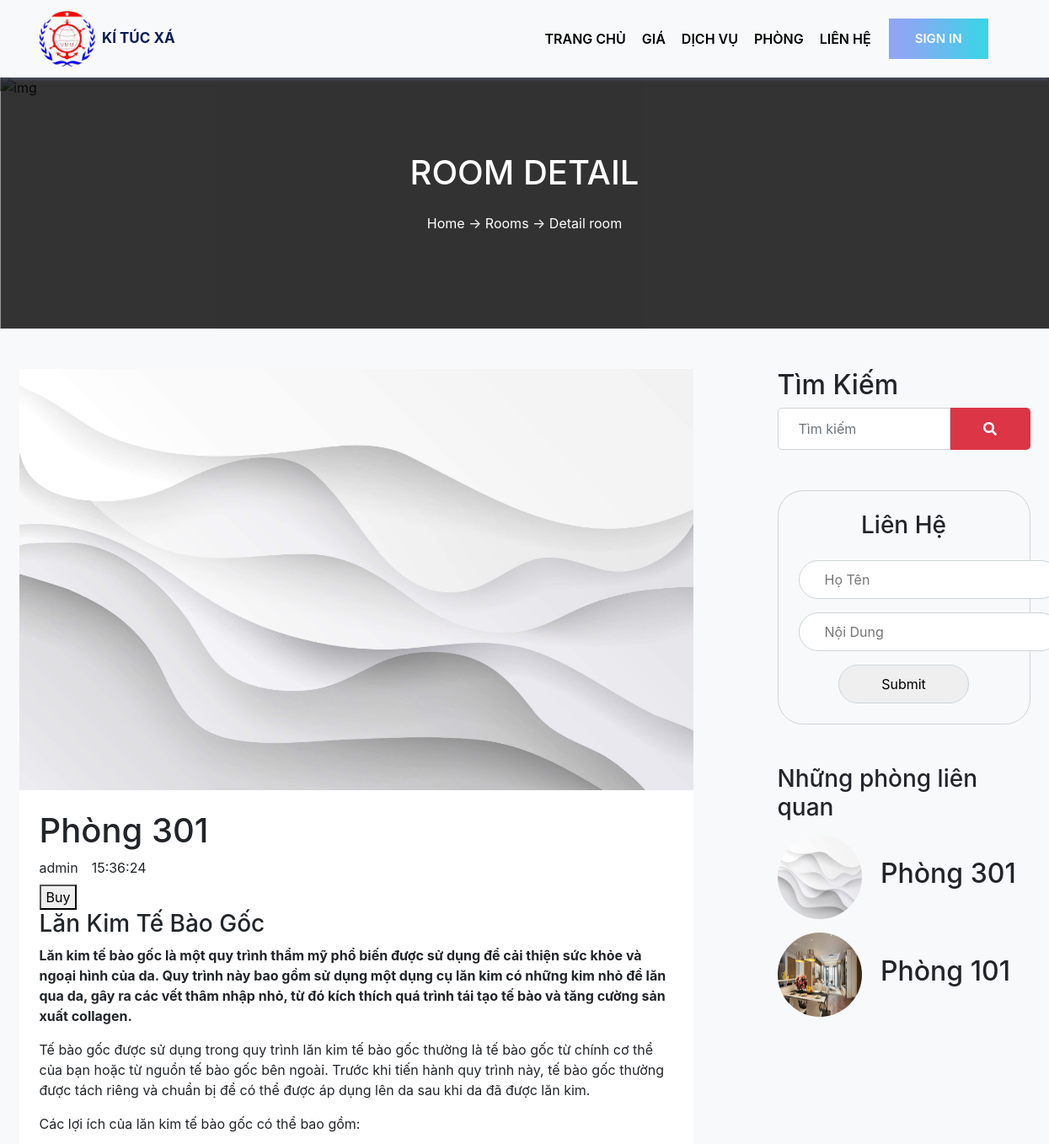
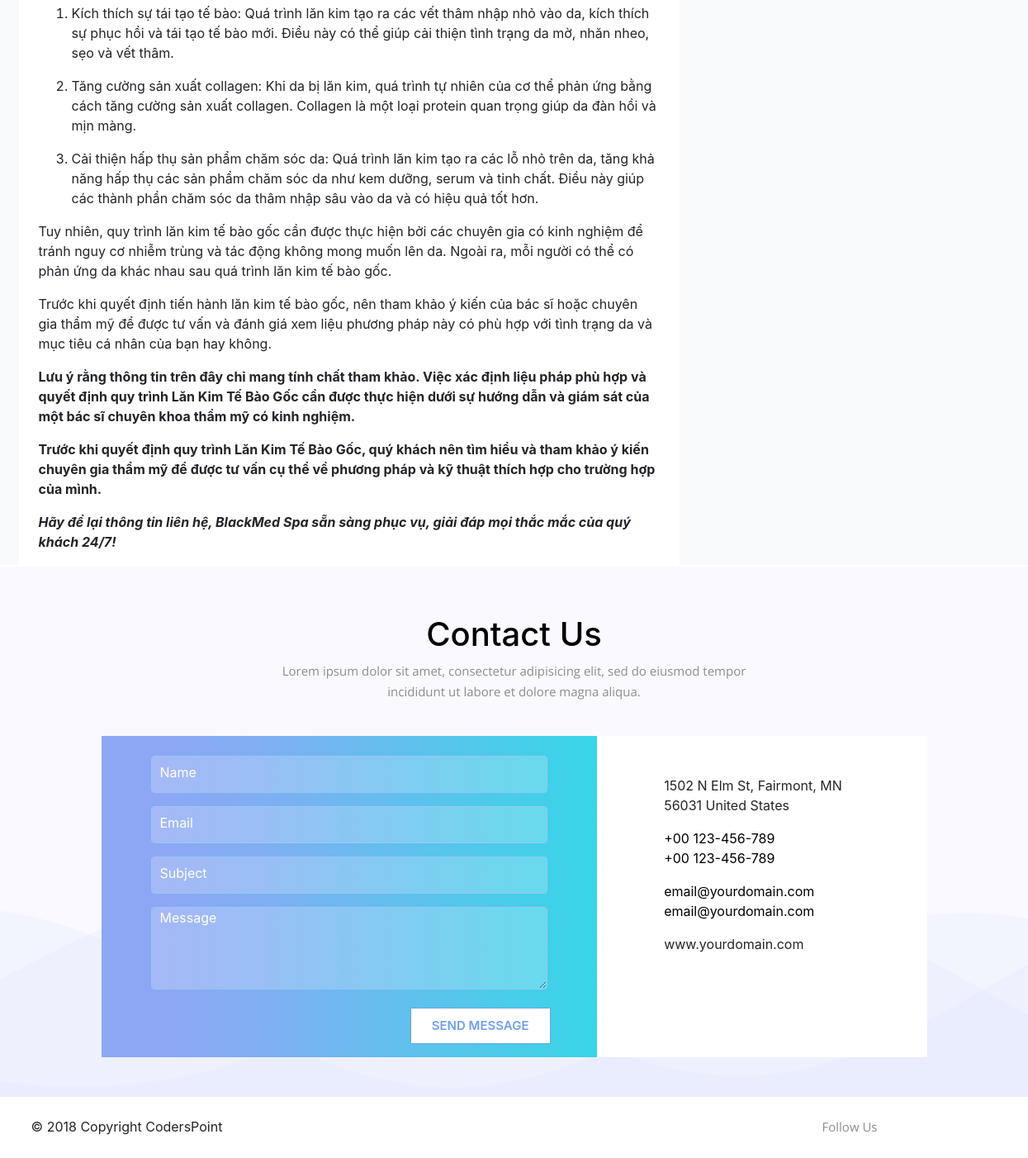
The app's page /front_end/room-detail.php?id=1 with its own data (2 pictures, top to bottom).
### tables this page shows
CREATE TABLE `phong` (
  `id` int(11) NOT NULL,
  `ten_phong` text NOT NULL,
  `suc_chua` text NOT NULL,
  `id_tang` int(11) NOT NULL,
  `gia` decimal(10,2) NOT NULL,
  `trang_thai` text NOT NULL,
  `anh_dai_dien` varchar(500) DEFAULT NULL,
  `anh_khac` varchar(1000) DEFAULT NULL,
  `noi_dung` text DEFAULT NULL,
  `mo_ta` text DEFAULT NULL,
  `nguoi_tao` text DEFAULT NULL
);

### config/database.php (called while the page is built, shortened)
<?php
class Database {
    private $host = servername;
    private $user = username;
    private $password = password;
    private $dbname = dbname;
    private $link;
    private function connectDB() {
        $this->link = new mysqli($this->host, $this->user, $this->password, $this->dbname);
    }
    public function select($query) {
        $result = $this->link->query($query) or die($this->link->error . __LINE__);
        if ($result->num_rows > 0) {
            return $result;
        } else {
            return false;
        }
    }
}
?>

### front_end/room-detail.php (the view, shortened to what this page needs)
<?php include 'header.php'?>
<?php
include '../config/database.php';
$db = new Database();
$id = $_GET['id'];
$sqlphong = "SELECT * FROM phong where id = $id";
$resultphong = $db->select($sqlphong);
if ($resultphong->num_rows > 0) {
while ($row = $resultphong->fetch_assoc()) {
?>
<div class="title-phong">
    <div class="img-title">
    </div>
    <div class="content-title-header text-center">
        <h3 class="big-text p-3 title-room">
            ROOM DETAIL
        </h3>
        <div class="breadcrumbs">
            <a href="main.php">Home</a> <span> -> </span><a href="rooms.php"> Rooms </a> <span> -> </span> <a
                    href="room-detail.php"> Detail room</a>
        </div>
    </div>
</div>
<div id="detail-phong" class="bg-light">
    <div class="container">
        <div class="row">
            <div class="col-md-8 bg-white p-0 mt-5 content-detail">
                <div class="owl-carousel">
                    <div class="item h-100">
                        <img src="../assets/img/<?php echo $row['anh_dai_dien']; ?>" class="img-phong img-fluid img-responsive h-100" alt="<?php echo $row['ten_phong']; ?>">
                    </div>
                </div>
                <div class="main-content px-4">
                    <div class="name-phone">
                        <h1><?php echo $row['ten_phong']; ?></h1>
                    </div>
                    <div class="thongtin d-flex">
                        <span class="mr-3"><?php echo $row['nguoi_tao']; ?></span>
                        <span id="real-time"></span>
                    </div>
                    <button class="but-buy">
                        <p class="m-0">Buy</p>
                    </button>
                    <div class="detail-phone">
                        <?php echo $row['noi_dung']; ?>
                    </div>
                </div>
            </div>
            <div class="col-md-1"></div>
            <div class="col-md-3 mt-5 p-0">
                <h2>Tìm Kiếm</h2>
                <div class="tim-kiem">
                    <div class="row">
                        <div class="col-8 pr-0">
                            <input type="text" placeholder="Tìm kiếm" class="form-control p-4" id="search" name="search">
                        </div>
                        <div class="col-4 pl-0">
                            <div class="container-icon bg-danger text-center">
                                <i class="fa fa-search"></i>
                            </div>
                        </div>
                    </div>
                </div>
                <div class="form-lien-he p-4 my-5">
                    <h3 class="text-center pb-3">Liên Hệ</h3>
                    <div class="form text-center">
                        <input type="text" placeholder="Họ Tên" class="hvt input-form-sidebar mb-3" name="hvt">
                        <input type="text" placeholder="Nội Dung" class="noi-dung input-form-sidebar mb-3" name="noidung">
                        <input type="submit" class="butn but-lien-he" >
                    </div>
                </div>
                <h3 class="my-3">Những phòng liên quan</h3>
                <div class="phong-relative">
                    <?php
                    $sqlphonglienquan = "SELECT * FROM phong";
                    $resultphonglienquan = $db->select($sqlphonglienquan);
                    if ($resultphonglienquan->num_rows > 0) {
                        while ($row = $resultphonglienquan->fetch_assoc()) {
                            ?>
                            <div class="row mb-3">
                                <div class="img-avatar col-5">
                                    <img src="../assets/img/<?php echo $row['anh_dai_dien']; ?>" class="img-phong-rel img-fluid h-100" alt="<?php echo $row['ten_phong']; ?>">
                                </div>
                                <div class="col-7 d-flex align-items-center p-0">
                                    <h2><?php echo $row['ten_phong']; ?></h2>
                                </div>
                            </div>
                            <?php
                        }
                    }
                    ?>
                </div>
            </div>
        </div>
    </div>
</div>
<div id="slide-10">
    <div class="container pb-5">
        <div class="column-word text-center">
            <div class ="row1-slide10">
                <h2 class="big-text">Contact Us</h2>
            </div>
            <div class ="row2-slide10">
                <p class ="small-text no-margin">Lorem ipsum dolor sit amet, consectetur adipisicing elit, sed do eiusmod tempor
                </p>
                <p class ="small-text no-margin">incididunt ut labore et dolore magna aliqua.</p>
            </div>
        </div>
        <div class="row justify-content-center">
            <form class="col-12 col-lg-6 container1-slide10 text-center pt-4 no-padding">
                <div class="form-group">
                    <input type="text" id="name" class="form-control in" placeholder="Name">
                </div>
                <div class="form-group">
                    <input type="email" id="email" class="form-control in" placeholder="Email">
                </div>
                <div class="form-group">
                    <input type="text" id="subject" class="form-control in" placeholder="Subject">
                </div>
                <div class="form-group">
                    <textarea class="form-control in text-mes" id="message" rows="3" cols="3" placeholder="Message"></textarea>
                </div>
                <div class="form-group text-right pr-5 mr-2">
                    <button class="btn butn text-and-border-color-blue" type="submit" id="send-messenge">SEND MESSAGE</button>
                </div>
            </form>
            <div class="col-12 col-lg-4 container2-slide10 py-5">
                <div class="row">
                    <div class="col-2 li-slide10">
                    </div>
                    <div class="col-10 li-slide10">
                        <p class="address">
                            1502 N Elm St, Fairmont, MN</br>
                            56031 United States</p>
                    </div>
                </div>
                <div class="row">
                    <div class="col-2 li-slide10">
                    </div>
                    <div class="col-10 li-slide10">
                        <a href="tel:0982753267">
                            <p class="address text-color-black">
                                +00 123-456-789</br>
                                +00 123-456-789</p>
                        </a>
                    </div>
                </div>
                <div class="row">
                    <div class="col-2 li-slide10">
                    </div>
                    <div class="col-10 li-slide10">
                        <a href="mailto:nguyentheduyet.mtp@gmail.com">
                            <p class="address text-color-black">
                                email@yourdomain.com</br>
                                email@yourdomain.com</p>
                        </a>
                    </div>
                </div>
                <div class="row">
                    <div class="col-2 li-slide10">
                    </div>
                    <div class="col-10 li-slide10">
                        <p class="address">
                            www.yourdomain.com</p>
                    </div>
                </div>
            </div>
        </div>
    </div>
</div>
<div id="slide-11">
    <div class="container py-4">
        <div class="row">
            <div class="col-6">
                <p class="p-col1-slide11">
                    © 2018 Copyright CodersPoint
                </p>
            </div>
            <div class="col-6">
                <div class="row justify-content-end ">
                    <p class="small-text mr-3">Follow Us</p>
                    <a href="https://www.facebook.com/"><i class="small-text fa fa-facebook mr-3"></i></a>
                    <a href="https://twitter.com/i/flow/login?redirect_after_login=%2F"><i class="small-text fa fa-twitter mr-3"></i></a>
                    <a href=""><i class="small-text fa fa-google mr-3"></i></a>
                    <a href=""><i class="small-text fa fa-youtube mr-3"></i></a>
                    <a href=""><i class="small-text fa fa-pinterest"></i></a>
                </div>
            </div>
        </div>
    </div>
</div>
</body>
</html>
<?php } }?>

### assets/css/duyet-front.css (style rules this page uses)
.no-padding { padding: 0px!important; }
img { width: 100%; height: auto; }
.no-margin { margin:0px!important; }
.small-text { color: #8d8d8d; font-family: 'Open Sans', sans-serif; font-size: 15px; letter-spacing: 0px; line-height: 1.7; }
.big-text { font-size: 40px; color: black; }
.text-color-black { color: black; }
.btn.butn { background: linear-gradient(to right, #8da7f4 0%,#8da7f4 13%,#80aef2 32%,#47cde9 84%,#38d5e7 100%); padding: 10px 25px; border-radius: 0rem; border: 1px solid transparent; text-transform: uppercase; font-weight: 600; font-size: 15px; }
.btn.butn.text-and-border-color-blue { color: #6ea1ed; background: white; border: 1px solid #6ea1ed; }
.column-word { padding-top: 60px; padding-bottom: 40px; }
li { margin-right: 3px; }
.form-control.in { height: 45px; display: inline-block; width: 80%; padding: 5px 10px; padding-top: 0px; color: #fff; border: 1px solid #93c9f3; background-color: rgba(255, 255, 255, 0.2); }
.form-control.in::placeholder { color: white; }
div#slide-10 { background-image: url(../img/test-bg.png); background-size: cover; background-repeat: no-repeat; background-position: center bottom; }
.container1-slide10 { background: linear-gradient(to right, #8da7f4 0%, #8da7f4 13%, #80aef2 32%, #47cde9 84%, #38d5e7 100%); }
.container2-slide10 { background: white; }
.form-control.in.text-mes { min-height: 100px; }
a { color: black !important; }
strong { font-weight: 900; }
.title-phong { position: relative; height: 300px; overflow: hidden; margin-top: 90px; }
.owl-carousel .item .img-phong { object-fit: cover; width: 100%; height: 500px !important; }
.img-title { position: relative; height: 100%; }
.content-title-header { position: absolute; top: 50%; left: 50%; transform: translate(-50%, -50%); text-align: center; color: #fff; width: 100%; z-index: 1; height: 100%; background: black; opacity: 0.8; }
.title-room { margin-top: 75px; }
.content-title-header h3,.content-title-header a { color: #FFFFFF !important; }
.container-icon { padding: 13px; border-radius: 0 5px 5px 0; border: 1px; color: white; }
.tim-kiem .form-control { border-radius: 5px 0 0 5px; }
img.img-phong-rel { width: 100px; border-radius: 50%; }
.phong-relative .img-avatar { height: 100px; }
@media (min-width: 1200px) { .container { max-width: 1200px !important; } }
input.butn.but-lien-he { padding: 10px 50px; border-radius: 30px; border: 1px solid #CED4D8; }
.input-form-sidebar { padding: 10px 30px; border-radius: 50px; border: 1px solid #CED4D8; }
.form-lien-he { border: 1px solid #CED4D8; border-radius: 30px; }

### records on screen
phong: anh_dai_dien (picture), ten_phong "Phòng 301", nguoi_tao "admin", noi_dung "Lăn Kim Tế Bào Gốc Lăn kim tế bào gốc là một quy trình thẩm mỹ phổ biến được sử dụng để cải thiện sức khỏe và ngoại hình của da. Quy trình này bao gồm sử dụng một dụng cụ lăn kim có những kim nhỏ để lăn qua da, gây ra các vết thâm nhập nhỏ, từ đó kích thích quá trình tái tạo tế bào và tăng cường sản xuất collagen. Tế bào gốc được sử dụng trong quy trình lăn kim tế bào gốc thường là tế bào gốc từ chính cơ thể của bạn hoặc từ nguồn tế bào gốc bên ngoài. Trước khi tiến hành quy trình này, tế bào gốc thường được tách riêng và chuẩn bị để có thể được áp dụng lên da sau khi da đã được lăn kim. Các lợi ích của lăn kim tế bào gốc có thể bao gồm: Kích thích sự tái tạo tế bào: Quá trình lăn kim tạo…"
phong: anh_dai_dien (picture), ten_phong "Phòng 101"
